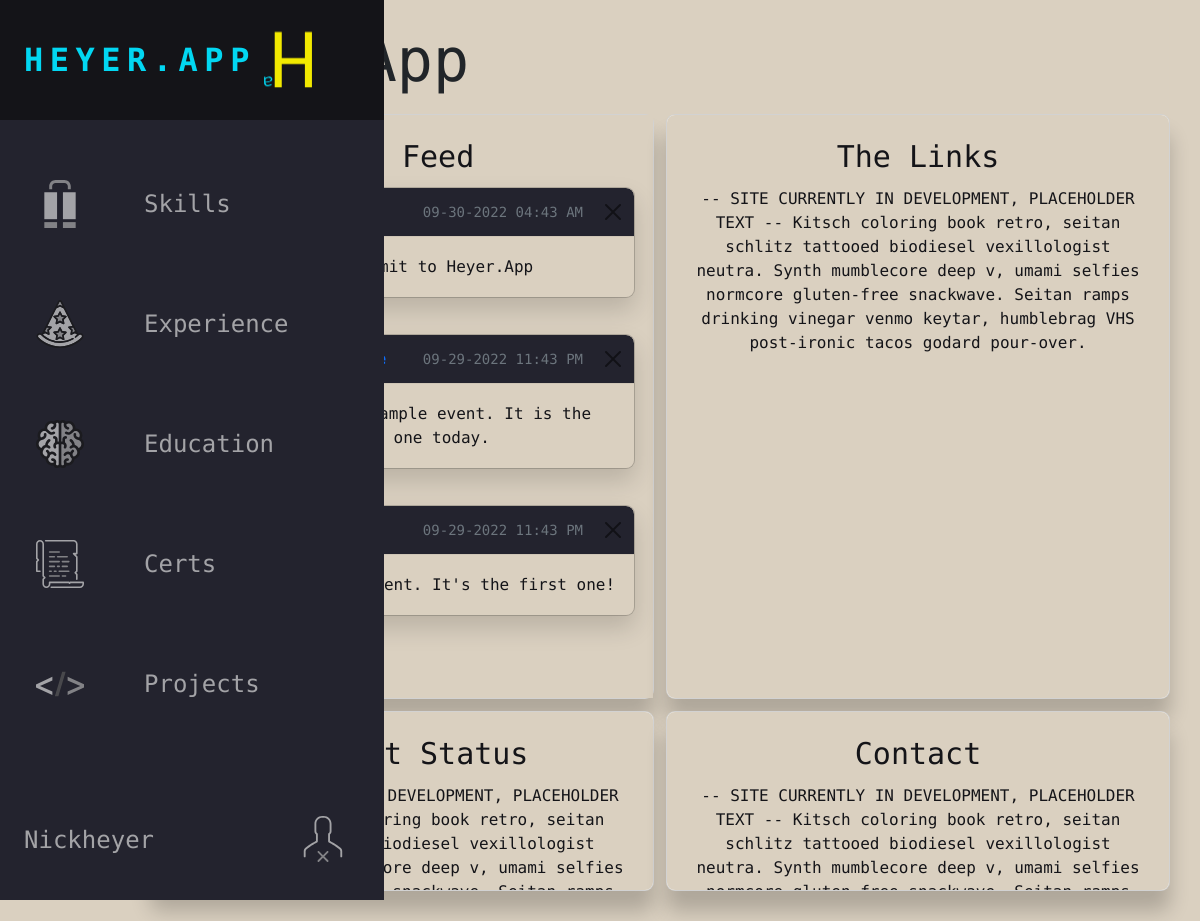
The app's page / (signed in) with its own data.
### Portfolio/models.py (models this page shows, shortened)
class FeedEvent(models.Model):
    source = models.CharField(verbose_name="Source", max_length =256, name = "source")
    description = models.CharField(verbose_name="Description", max_length = 2048, name = "description", default=None)
    link = models.URLField(verbose_name="Link", max_length=256, default= None)
    eventdate = models.DateTimeField(verbose_name="Date and Time of Event", name = "eventdate", default=now)
    class Meta:
        ordering = ["-eventdate"]
        verbose_name = "Feed Event"
        verbose_name_plural = "Feed Events"

### Portfolio/views.py (the view)
# urls.py: 2. Add a URL to urlpatterns:  path('', Home.as_view(), name='home')
class Home(TemplateView):
    template_name = "Portfolio/index.html"
    model = models.FeedEvent
    def get_context_data(self, **kwargs):
        context = super().get_context_data(**kwargs)
        startdate = timezone.now()
        enddate = startdate - timedelta(days=120)
        context['events'] = models.FeedEvent.objects.filter(eventdate__gte=enddate)
        return context

### Portfolio/templates/Portfolio/index.html (shortened to what this page needs)
{% extends "base.html" %}
{% block head %}
<link href="https://cdn.jsdelivr.net/npm/bootstrap@5.2.1/dist/css/bootstrap.min.css" rel="stylesheet">
{% load static %}
{% endblock %}
{% block content %}
<main>
  <h1>Heyer.App</h1>
  <div class="divParent">
    <div class="divContainer-grid">
    <div class="biz-card-noanim simple-border-shadow card text-center biz-card-top">
      <div class="biz-card-body card-body scrolltainer">
        <h5 class="card-title">The Feed</h5>
        <div class="toast-container position-static toastainer">
          {% for event in events %}
          <div class="biz-card-noanim toast fade show toastainer" role="alert" aria-live="assertive" aria-atomic="true">
            <div class="toast-header toast-head">
              <strong class="me-auto">
                {% if event.link %}
                <a href="{{event.link}}" style="text-decoration:none">{{event.source}}</a>
                {% else %}
                {{event.source}}
                {% endif %}
              </strong>
              <small class="text-muted">{{event.eventdate|date:"m-d-Y h:i A"}}</small>
              <button type="button" class="btn-close" data-bs-dismiss="toast" aria-label="Close"></button>
            </div>
            <div class="toast-body ">
              <p class="card-text">{{event.description}}</p>
            </div>
          </div>
          {% endfor %}
        </div>
      </div>
    </div>
    <div class="biz-card-noanim simple-border-shadow card text-center biz-card-top scrolltainer">
      <div class="biz-card-body card-body">
        <h5 class="card-title">The Links</h5>
        <p class="card-text">
          -- SITE CURRENTLY IN DEVELOPMENT, PLACEHOLDER TEXT -- Kitsch coloring book retro, seitan schlitz
          tattooed biodiesel vexillologist neutra. Synth mumblecore deep v, umami
          selfies normcore gluten-free snackwave. Seitan ramps drinking vinegar
          venmo keytar, humblebrag VHS post-ironic tacos godard pour-over.
        </p>
      </div>
    </div>
    <div class="biz-card-noanim simple-border-shadow card text-center biz-card-bottom scrolltainer">
      <div class="biz-card-body card-body">
        <h5 class="card-title">Current Status</h5>
        <p class="card-text">
        </p>
      </div>
    </div>
    <div class="biz-card-noanim simple-border-shadow card text-center biz-card-bottom scrolltainer">
      <div class="biz-card-body card-body">
        <h5 class="card-title">Contact</h5>
        <p class="card-text">
          -- SITE CURRENTLY IN DEVELOPMENT, PLACEHOLDER TEXT -- Kitsch coloring book retro, seitan schlitz
          tattooed biodiesel vexillologist neutra. Synth mumblecore deep v, umami
          selfies normcore gluten-free snackwave. Seitan ramps drinking vinegar
          venmo keytar, humblebrag VHS post-ironic tacos godard pour-over.
        </p>
      </div>
    </div>
  </div>
</div>
</main>
{% endblock %}

### Portfolio/templates/base.html (shortened to what this page needs)
<!DOCTYPE html>
<html>
    <head>
        {% load static %}
        <link rel="stylesheet" href="{% static 'Portfolio/css/style.css' %}">
        {% block head %}
        {% endblock %}
    </head>
    <body>
        <nav class="nnavbar">
            <ul class="nnavbar-nav">
              <li class="logo">
                <a href="{% url 'home' %}" class="nnav-link">
                  <span class="link-text logo-text">Heyer.App</span>
                </a>
              </li>
              <li class="nnav-item">
                <a href="{% url 'skills' %}" class="nnav-link">
                  <span class="link-text">Skills</span>
                </a>
              </li>
              <li class="nnav-item">
                <a href="{% url 'experience' %}" class="nnav-link">
               <span class="link-text">Experience</span>
                </a>
              </li>
              <li class="nnav-item">
                <a href="{% url 'education' %}" class="nnav-link">
                  <span class="link-text">Education</span>
                </a>
              </li>
              <li class="nnav-item">
                <a href="{% url 'certifications' %}" class="nnav-link">
               <span class="link-text">Certs</span>
                </a>
              </li>
              <li class="nnav-item">
                <a href="{% url 'projects' %}" class="nnav-link">
               <span class="link-text">Projects</span>
                </a>
              </li>
              <li class="nnav-item">
                <a
                {% if user.is_authenticated %}
                  href="{% url 'logout' %}"
                {% else %}
                  href="{% url 'login' %}"
                {% endif %}
                class="nnav-link">
                  {% if user.is_authenticated %}
                  <span class="link-text centered-center">{{user.username|title}}</span>
                  {% endif %}
                </a>
              </li>
            </ul>
          </nav>
        {% block content %}
        {% endblock %}
    </body>
</html>

### Portfolio/static/Portfolio/css/style.css (style rules this page uses)
* { font-family: 'Source Code Pro' !important; }
.card { position: inherit !important; }
.centered-center { margin:auto; width:auto; text-align: center; }
.divParent { width: 100%; }
.divContainer-grid { display: grid; grid-template-columns: repeat(2, auto); grid-template-rows: auto 1fr; width:auto; margin:auto; justify-content: center; }
.simple-border-shadow { border: 2px solid var(--bg-secondary); box-shadow: 0 20px 20px rgba(0, 0, 0, 0.2); }
.biz-card-body { background-color: var(--body-primary); }
.biz-card-noanim { max-width:36rem; margin: 0.25rem; font-size: 16px !important; color: var(--bg-secondary); }
.biz-card-top { height:65vh !important; }
.biz-card-bottom { height:20vh !important; }
.scrolltainer { overflow-y:auto !important; scroll-padding: 15px; }
.toastainer { width:100% !important; background-color:var(--body-primary) !important; }
.toast-head { background-color: var(--bg-primary) !important; }
:root { font-size: 24px; font-family: 'Source Code Pro' !important; --text-primary: #f2e900 ; --text-secondary: #02d7f2; --bg-primary: #23232e; --bg-secondary: #141418; --body-primary: #dad0c0; --transition-speed: 600ms; }
body { color: #23232e; background-color: var(--body-primary) !important; margin: 0; padding: 0; }
main { margin-left: 5rem; padding: 1rem; }
.nnavbar { z-index: 99 !important; position: fixed; background-color: var(--bg-primary); transition: width 600ms ease; overflow: auto; }
.nnavbar-nav { color:var(--bg-primary); list-style: none; padding: 0; margin: 0; display: flex; flex-direction: column; align-items: center; height: 100%; }
.nnav-item { width: 100%; }
.nnav-item:last-child { margin-top: auto; }
.nnav-link { display: flex; align-items: center; height: 5rem; color: var(--text-primary); text-decoration: none; filter: grayscale(100%) opacity(0.7); transition: var(--transition-speed); }
.link-text { display: none; margin-left: 1rem; }
.nnav-link svg { width: 2rem; min-width: 2rem; margin: 0 1.5rem; }
.logo { font-weight: bold; text-transform: uppercase; margin-bottom: 1rem; text-align: center; color: var(--text-secondary); background: var(--bg-secondary); font-size: 1.5rem; letter-spacing: 0.3ch; width: 100%; }
.logo svg { transform: rotate(0deg); transition: var(--transition-speed); }
.logo-text { display: inline; position: absolute; left: -999px; transition: var(--transition-speed); font-size: 32px; }
@media only screen and (min-width: 600px) { .nnavbar { top: 0; width: 5rem; height: 100vh; } }

### records on screen
FeedEvent: eventdate "09-30-2022 04:43 AM", description "Pushed Commit to Heyer.App"
FeedEvent: eventdate "09-29-2022 11:43 PM", description "This is alse a sample event. It is the second one today."
FeedEvent: eventdate "09-29-2022 11:43 PM", description "This is a sample event. It's the first one!"

### other values on screen
{{ user.username|title }} "Nickheyer"
